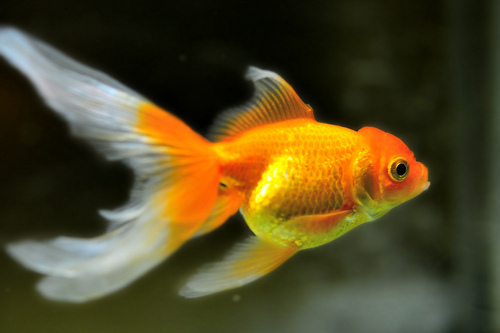
#> input picture cv/sift_cnn/img/n01443537_10087.JPEG, 500 x 333 px
$ python -i task2.py   (imports and definitions only)   (older library calls are emulated)
#> lines starting #> are read from the running program, lines starting #| are printed output that depends on the picture
### cv/edges_local_descriptors/task1.py
import numpy as np
import matplotlib.pyplot as plt

# [11 lines left out: functions plot_histogram, calculate_stats, not called in this run]

def rgb_to_gray_bt601(rgb_image):
	rgb_image = ensure_rgb(rgb_image)
	return 0.299 * rgb_image[..., 0] + 0.587 * rgb_image[..., 1] + 0.114 * rgb_image[..., 2]

def rgb_to_gray_avg(rgb_image):
	return np.mean(rgb_image, axis=2)

def ensure_rgb(image):
	if image.ndim == 2:
		return np.stack([image] * 3, axis=-1)
	elif image.ndim == 3:
		if image.shape[2] == 3:
			return image
		elif image.shape[2] == 4:
			return image[..., :3]
		else:
			raise ValueError("Изображение должно быть в формате RGB или оттенков серого")
	else:
		raise ValueError("Неизвестный формат изображения. Ожидается RGB или изображение в оттенках серого")

# [57 lines left out: function showcase, not called in this run]

### cv/edges_local_descriptors/task2.py
import numpy as np
import matplotlib.pyplot as plt
from task1 import rgb_to_gray_bt601
import cv2

def convolve2d(image, kernel, padding_type='reflect'):
    if len(image.shape) == 3:
        image = rgb_to_gray_bt601(image)
    image = image.astype(np.float64)

    image_height, image_width = image.shape
    kernel_height, kernel_width = kernel.shape
    pad_h = kernel_height // 2
    pad_w = kernel_width // 2

    if padding_type == 'zero':
        padded = np.pad(image, ((pad_h, pad_h),(pad_w,pad_w)), mode='zero', constant_values=0)
    elif padding_type == 'reflect':
        padded = np.pad(image, ((pad_h, pad_h),(pad_w,pad_w)), mode='reflect')
    else:
        raise ValueError("padding_type должен иметь значение 'constant'/'zero' или 'reflect'")

    out = np.zeros_like(image, dtype=np.float64)

    for i in range(image_height):
        for j in range(image_width):
            region = padded[i:i+kernel_height, j:j+kernel_width]
            out[i, j] = np.sum(region * kernel)
    return out

def sobel_gradients(image, padding='reflect'):
    sobel_x = np.array([[-1, 0, 1],
                        [-2, 0, 2],
                        [-1, 0, 1]], dtype=np.float64)
    sobel_y = np.array([[-1, -2, -1],
                        [ 0,  0,  0],
                        [ 1,  2,  1]], dtype=np.float64)
    Ix = convolve2d(image, sobel_x, padding_type=padding)
    Iy = convolve2d(image, sobel_y, padding_type=padding)
    return Ix, Iy

def magnitude(Ix, Iy):
    return np.sqrt(Ix**2 + Iy**2)

def angle(Ix, Iy):
    return np.arctan2(Iy, Ix)

def compare_with_opencv_sobel(image, padding='reflect'):
    img = image.astype(np.float64)
    border = cv2.BORDER_REFLECT if padding == 'reflect' else cv2.BORDER_CONSTANT
    Ix_cv = cv2.Sobel(img, cv2.CV_64F, 1, 0, ksize=3, borderType=border)
    Iy_cv = cv2.Sobel(img, cv2.CV_64F, 0, 1, ksize=3, borderType=border)
    M_cv = np.sqrt(Ix_cv**2 + Iy_cv**2)
    Theta_cv = np.arctan2(Iy_cv, Ix_cv)
    return Ix_cv, Iy_cv, M_cv, Theta_cv

def psnr(image1, image2, data_range=None):
    image1 = image1.astype(np.float64)
    image2 = image2.astype(np.float64)
    mse_val = np.mean((image1 - image2)**2)
    if mse_val == 0:
        return float('inf')
    if data_range is None:
        PIXEL_MAX = max(image1.max(), image2.max(), 1.0)
    else:
        PIXEL_MAX = data_range
    return 20 * np.log10(PIXEL_MAX / np.sqrt(mse_val))

def mse(image1, image2):
    return np.mean((image1 - image2) ** 2)

def run_sobel(image):
    image = rgb_to_gray_bt601(image)

    Ix, Iy = sobel_gradients(image)
    Ix = np.abs(Ix)
    Iy = np.abs(Iy)

    M = magnitude(Ix, Iy)
    Theta = angle(Ix, Iy)

    Ix_cv, Iy_cv, M_opencv, Theta_opencv = compare_with_opencv_sobel(image)

    mse_M = mse(M, M_opencv)
    psnr_M = psnr(M, M_opencv)
    mse_Theta = mse(Theta, Theta_opencv)
    psnr_Theta = psnr(Theta, Theta_opencv)

    print(f"MSE (Magnitude): {mse_M:.4f}")
    print(f"PSNR (Magnitude): {psnr_M:.4f} dB")
    print(f"MSE (Theta): {mse_Theta:.4f}")
    print(f"PSNR (Theta): {psnr_Theta:.4f} dB")

    # Выводим результаты
    plt.figure(figsize=(12, 6))
    plt.subplot(2, 3, 1)
    plt.imshow(Ix, cmap='gray')
    plt.title("Ix (X-gradient)")

    plt.subplot(2, 3, 2)
    plt.imshow(Iy, cmap='gray')
    plt.title("Iy (Y-gradient)")

    plt.subplot(2, 3, 3)
    plt.imshow(M, cmap='gray')
    plt.title("Magnitude (M)")

    plt.subplot(2, 3, 4)
    plt.imshow(Theta, cmap='gray')
    plt.title("Theta (Angle)")

    plt.subplot(2, 3, 5)
    plt.imshow(M_opencv, cmap='gray')
    plt.title("M (OpenCV Sobel)")

    plt.subplot(2, 3, 6)
    plt.imshow(Theta_opencv, cmap='gray')
    plt.title("Theta (OpenCV Sobel)")

    plt.show()

def plot_padding_artefacts(image):
    fig, axes = plt.subplots(1, 2, figsize=(12, 6))

    gray_image = rgb_to_gray_bt601(image)

    padded_image_zero = np.pad(gray_image, ((1, 1), (1, 1)), mode='constant', constant_values=0)
    padded_image_reflect = np.pad(gray_image, ((1, 1), (1, 1)), mode='reflect')

    axes[0].imshow(padded_image_zero, cmap='gray')
    axes[0].set_title(f"Padded Image (Zero Padding)")
    axes[0].axis('off')

    axes[1].imshow(padded_image_reflect, cmap='gray')
    axes[1].set_title(f"Padded Image (Reflect Padding)")
    axes[1].axis('off')

    plt.show()

>>> import cv2
>>> picture = cv2.imread('../sift_cnn/img/n01443537_10087.JPEG')
#> picture is the input picture: shape (333, 500, 3); mean B, G, R 36.6, 72.3, 83
>>> result = run_sobel(picture)
#> in rgb_to_gray_bt601, `return 0.299 * rgb_image[..., 0] + 0.587 * rgb_image[..., 1] + 0.114 *..`:
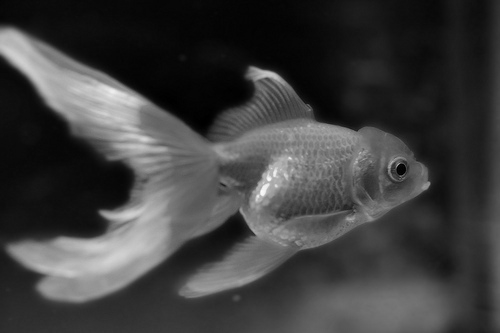
#> returned value: shape (333, 500) float64; min 0, max 251.6, mean 62.8
#> after the loop in convolve2d, `for i in range(image_height):`:
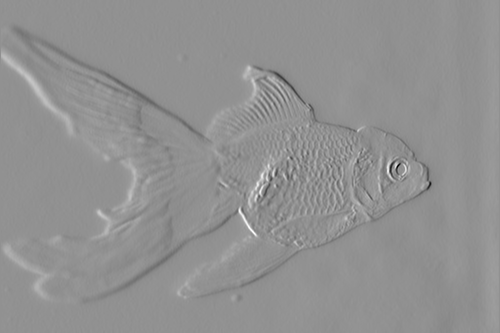
#> out: shape (333, 500) float64; min -466.9, max 352.3, mean 0.6; drawn with min black and max white
#> call 2 of convolve2d, with kernel = array of shape (3, 3), padding_type = 'reflect'
#> after the loop in convolve2d (call 2), `for i in range(image_height):`:
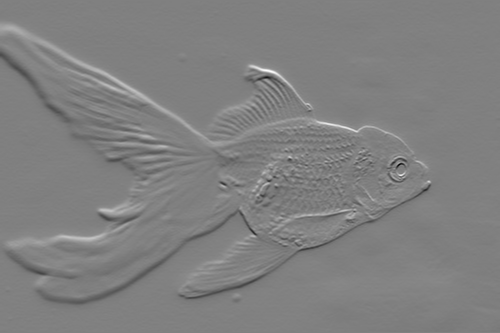
#> out: shape (333, 500) float64; min -472.6, max 468.4, mean 1.3; drawn with min black and max white
#> in run_sobel, `Ix = np.abs(Ix)`:
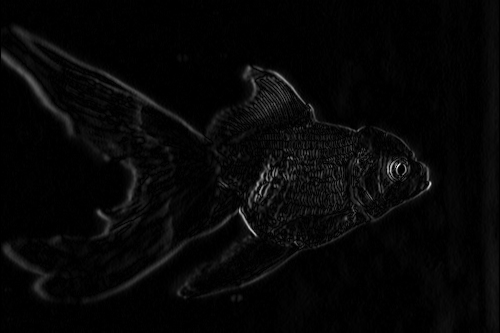
#> Ix: shape (333, 500) float64; min 0, max 466.9, mean 12.9; drawn with min black and max white
#> in run_sobel, `Iy = np.abs(Iy)`:
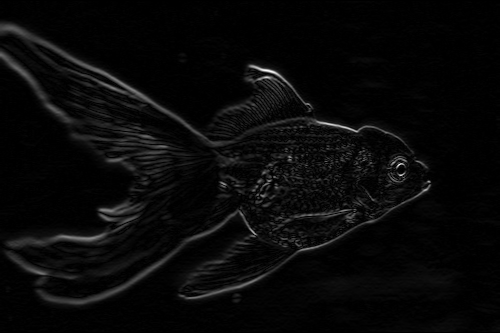
#> Iy: shape (333, 500) float64; min 0, max 472.6, mean 16.9; drawn with min black and max white
#> in angle, `return np.arctan2(Iy, Ix)`:
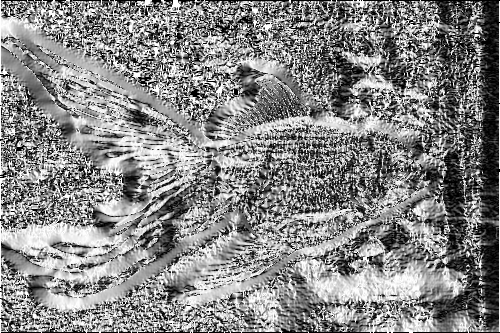
#> returned value: shape (333, 500) float64; min 0, max 1.57, mean 0.832; drawn with min black and max white
#> in compare_with_opencv_sobel, `Theta_cv = np.arctan2(Iy_cv, Ix_cv)`:
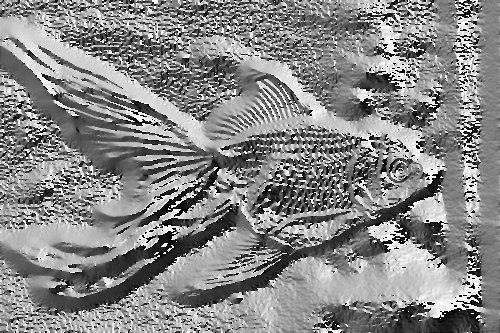
#> Theta_cv: shape (333, 500) float64; min -3.14, max 3.14, mean 0.207; drawn with min black and max white
#> in run_sobel, `mse_M = mse(M, M_opencv)`: mse_M = 0.0897
#> in psnr, `PIXEL_MAX = max(image1.max(), image2.max(), 1.0)`: PIXEL_MAX = 628.8
#> in run_sobel, `psnr_M = psnr(M, M_opencv)`: psnr_M = 66.44
#> in run_sobel, `mse_Theta = mse(Theta, Theta_opencv)`: mse_Theta = 3.53
#> in run_sobel, `psnr_Theta = psnr(Theta, Theta_opencv)`: psnr_Theta = 4.47
#| MSE (Magnitude): 0.0897
#| PSNR (Magnitude): 66.4404 dB
#| MSE (Theta): 3.5267
#| PSNR (Theta): 4.4693 dB

$ run again, on cv/sift_cnn/img/n01443537_15790.JPEG
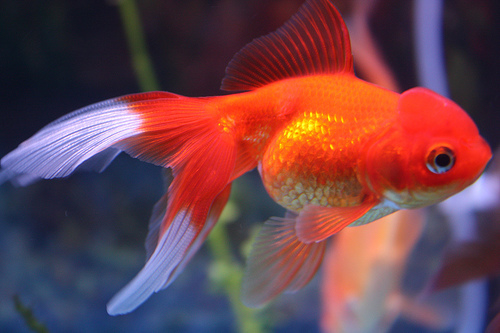
#> input picture cv/sift_cnn/img/n01443537_15790.JPEG, 500 x 333 px
#> picture is the input picture: shape (333, 500, 3); mean B, G, R 76.1, 67.6, 109.9
#> after the loop in convolve2d (call 2), `for i in range(image_height):`:
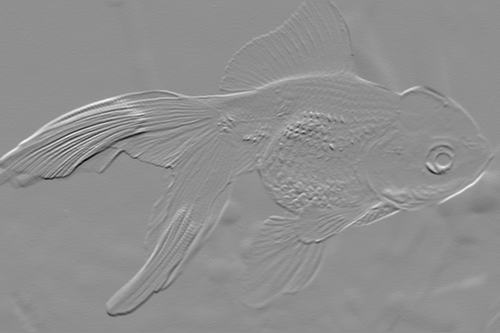
#> out: shape (333, 500) float64; min -543.1, max 421.4, mean 1.1; drawn with min black and max white
#> in compare_with_opencv_sobel, `Theta_cv = np.arctan2(Iy_cv, Ix_cv)`:
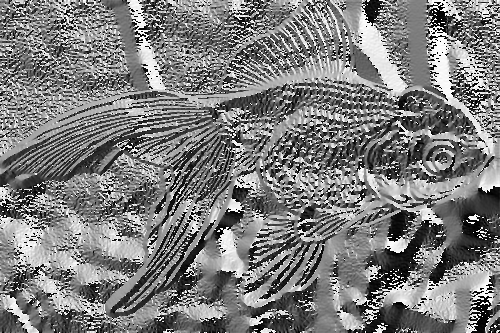
#> Theta_cv: shape (333, 500) float64; min -3.14, max 3.14, mean -0.0545; drawn with min black and max white
#> mse_M = 0.791
#> PIXEL_MAX = 609.6
#> psnr_M = 56.72
#> mse_Theta = 4.3
#> psnr_Theta = 3.6
#| MSE (Magnitude): 0.7914
#| PSNR (Magnitude): 56.7175 dB
#| MSE (Theta): 4.3034
#| PSNR (Theta): 3.6049 dB
